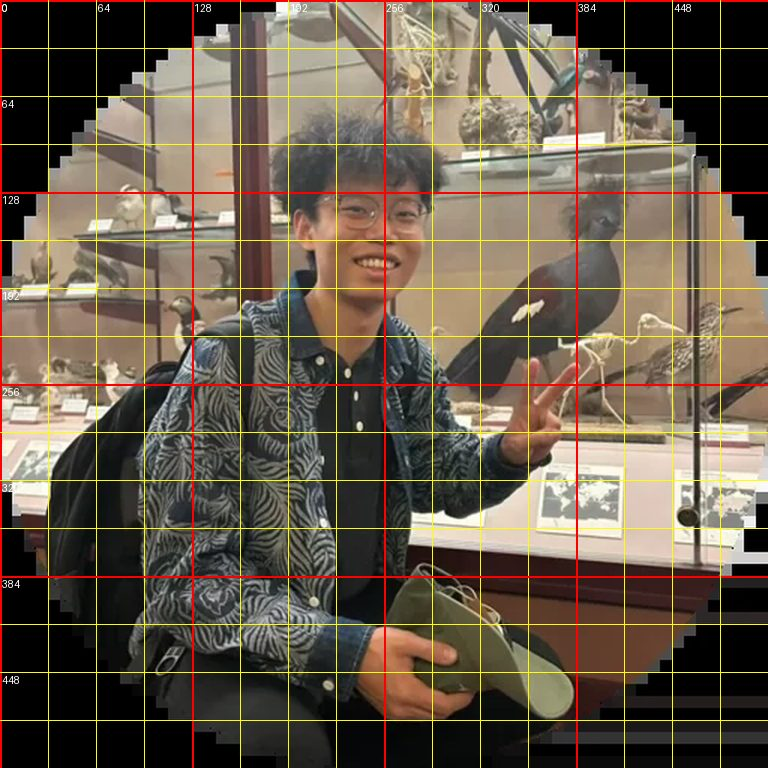
#> input picture .claude/handoff/tools/grids/haotian.jpg, 768 x 768 px
$ python grid.py grids/chang.jpg grids/haotian.jpg 5 1.0
#> lines starting #> are read from the running program, lines starting #| are printed output that depends on the picture
import sys, glob
from PIL import Image
out, pat, cols, scale = sys.argv[1], sys.argv[2], int(sys.argv[3]), float(sys.argv[4])
files = sorted(glob.glob(pat)) + sys.argv[5:]
ims=[Image.open(f) for f in files]
#> ims = 1 item
w,h=ims[0].size; w2,h2=int(w*scale),int(h*scale)
#> after `w, h = ims[0].size`: w = 768; h = 768
#> after `w2, h2 = (int(w * scale), int(h * scale))`: w2 = 768; h2 = 768
rows=(len(ims)+cols-1)//cols
#> rows = 1
c=Image.new('RGB',(cols*w2+ (cols-1)*6,rows*h2 + (rows-1)*6),'#888')
#> c: PIL image 3864x768 RGB; every value is 136
for i,im in enumerate(ims): c.paste(im.resize((w2,h2)),((i%cols)*(w2+6),(i//cols)*(h2+6)))
#> this loop made 1 pass
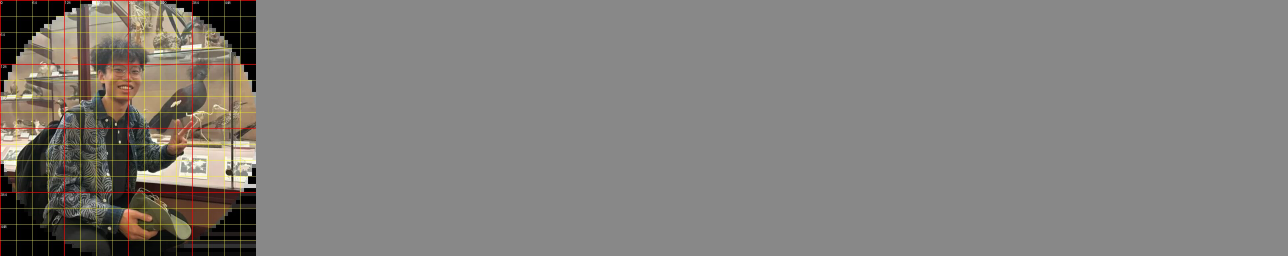
#> c: PIL image 3864x768 RGB (shown at 1/3 size); mean R, G, B 129.7, 127, 123.9
c.save(out,quality=72)

$ run again, on .claude/handoff/tools/grids/haotian_layers.jpg
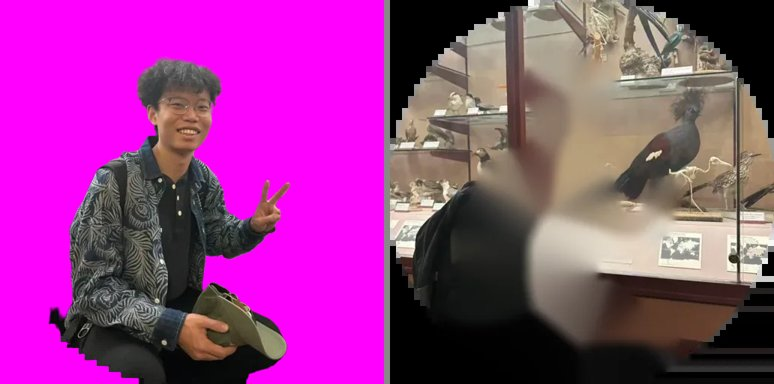
#> input picture .claude/handoff/tools/grids/haotian_layers.jpg, 774 x 384 px
#> ims = 1 item
#> rows = 1
#> the loop `for i,im in enumerate(ims): c.paste(im.resize((w2,h2)),((i%cols)*(w2+6..` made 1 pass
#> after the loop `for i,im in enumerate(ims): c.paste(im.resize((w2,h2)),((i%cols)*(w2+6..`:
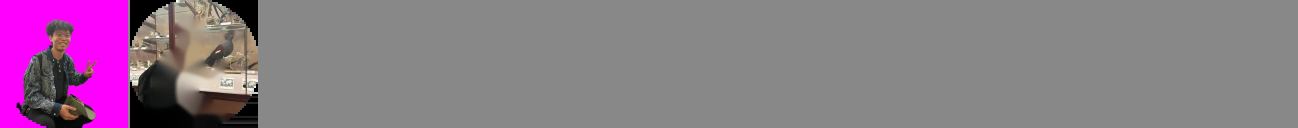
#> c: PIL image 3894x384 RGB (shown at 1/3 size); mean R, G, B 139, 120.3, 136.5

$ run again, on .claude/handoff/tools/grids/jixuan.jpg
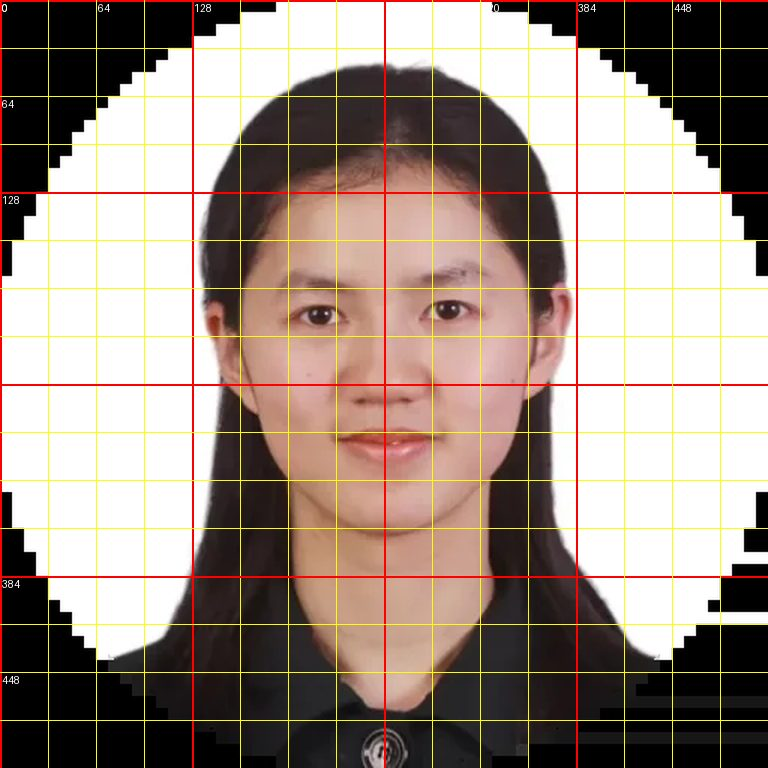
#> input picture .claude/handoff/tools/grids/jixuan.jpg, 768 x 768 px
#> ims = 1 item
#> rows = 1
#> the loop `for i,im in enumerate(ims): c.paste(im.resize((w2,h2)),((i%cols)*(w2+6..` made 1 pass
#> after the loop `for i,im in enumerate(ims): c.paste(im.resize((w2,h2)),((i%cols)*(w2+6..`:
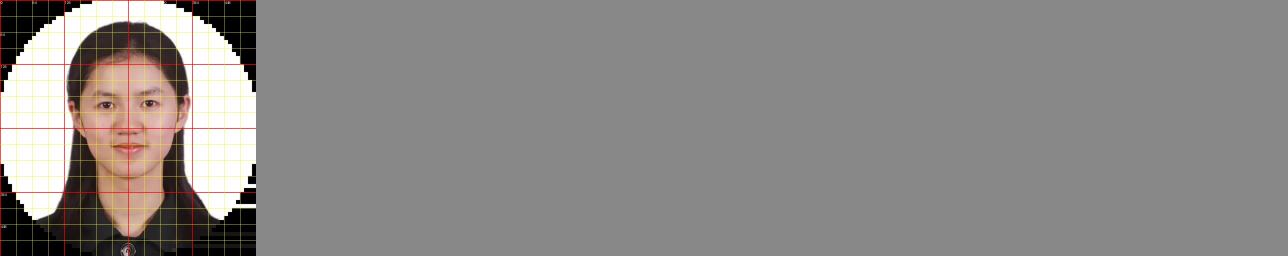
#> c: PIL image 3864x768 RGB (shown at 1/3 size); mean R, G, B 139.9, 136.9, 134.9

$ run again, on .claude/handoff/tools/grids/keyi.jpg
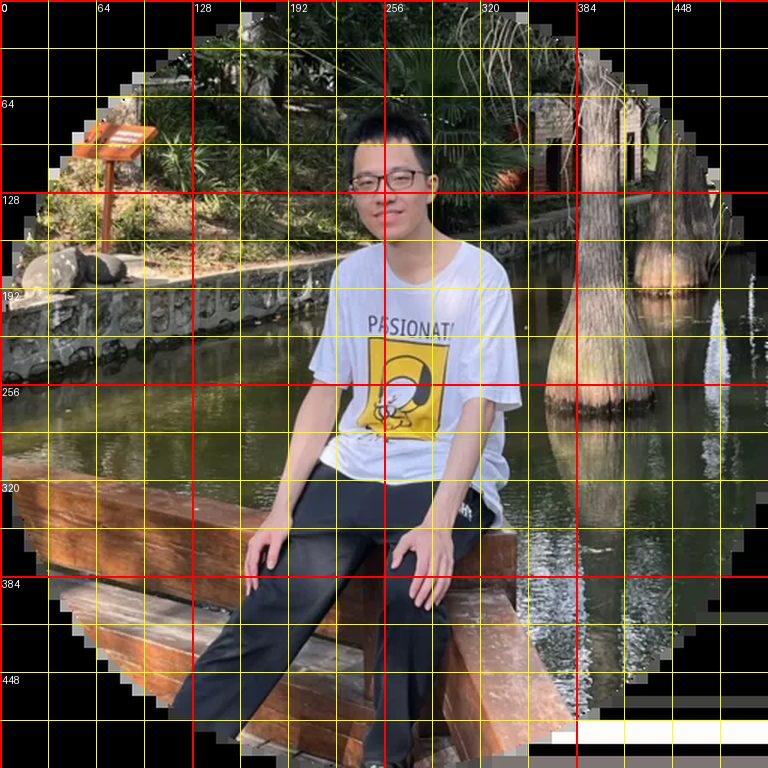
#> input picture .claude/handoff/tools/grids/keyi.jpg, 768 x 768 px
#> ims = 1 item
#> rows = 1
#> the loop `for i,im in enumerate(ims): c.paste(im.resize((w2,h2)),((i%cols)*(w2+6..` made 1 pass
#> after the loop `for i,im in enumerate(ims): c.paste(im.resize((w2,h2)),((i%cols)*(w2+6..`:
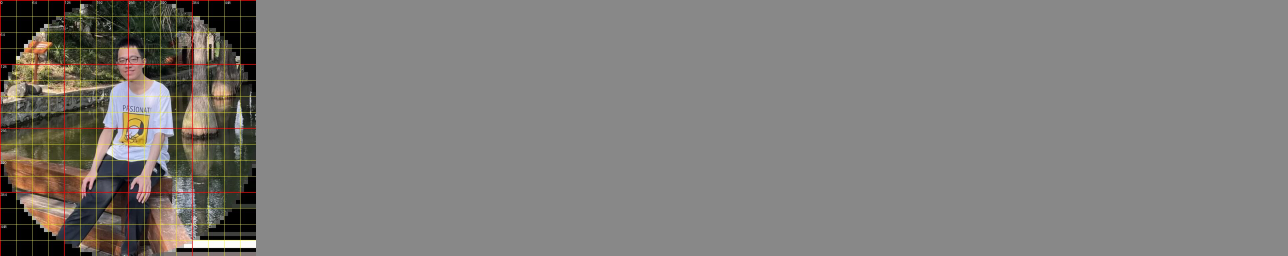
#> c: PIL image 3864x768 RGB (shown at 1/3 size); mean R, G, B 127.6, 125.4, 122.8
